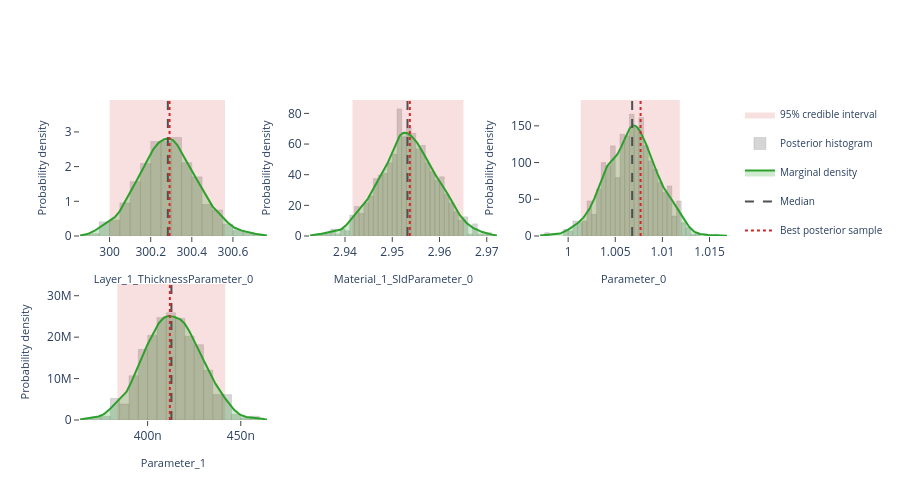

The notebook cell saved with this chart:
### Markdown cell above
## Interactive posterior plots

The next three cells render the same Plotly figures that are shown on the
Bayesian Posterior tab of the EasyReflectometryApp:

* **Marginals** — per-parameter distribution: histogram + smooth KDE marginal,
  shaded 95% credible interval, and median / best-sample lines
  (`plot_distribution` or `posterior.distribution()`)
* **Corner plot** — pairwise marginals + 2-D contours + scatter (`plot_corner`)
* **Traces** — per-chain trace + marginal histogram (`plot_trace`)

The standalone helpers are called with ``return_figure=True`` so they return a
Plotly ``Figure`` that we render in the notebook with ``fig.show()``; the
``PosteriorResults`` methods return the figure directly.

### Code cell
# ---- Marginal posterior distributions ---------------------------------------
# One panel per free parameter, each overlaying the posterior histogram, a
# smooth Gaussian-KDE marginal, the shaded 95% credible interval, and the
# median / best-sample reference lines.  Mirrors the "Marginals" sub-tab in
# the EasyReflectometryApp.

# The PosteriorResults method passes ``logp`` through automatically so the
# best posterior sample (MAP) line is drawn:
fig = posterior.distribution()
fig.show()

# Standalone equivalent (pass ``logp`` to get the best-sample line):
# fig = plot_distribution(
#     posterior.draws,
#     posterior.param_names,
#     logp=posterior.logp,
#     return_figure=True,
# )
# fig.show()

### Figure 1 — Plotly figure (JSON) as saved in the notebook; plotly's stock layout.template omitted (floating-point values rounded to 4 significant figures; data arrays with more than 128 entries replaced by an {"elided": "..."} marker saying what was removed)
{"data": [{"fill": "toself", "fillcolor": "rgba(214, 39, 40, 0.14)", "hoverinfo": "skip", "legendgroup": "95% credible interval", "line": {"color": "rgba(214, 39, 40, 0.14)", "width": 0}, "mode": "lines", "name": "95% credible interval", "showlegend": true, "type": "scatter", "x": [300.0, 300.6, 300.6, 300.0, 300.0], "xaxis": "x", "y": [0.0, 0.0, 3.92, 3.92, 0.0], "yaxis": "y"}, {"histnorm": "probability density", "hovertemplate": "sample=%{x:.4f}<br>density: %{y:.2f}<extra></extra>", "legendgroup": "histogram", "marker": {"color": "rgba(120, 120, 120, 0.38)", "line": {"color": "rgba(120, 120, 120, 0.24)", "width": 1}}, "name": "Posterior histogram", "nbinsx": 40, "opacity": 0.82, "showlegend": true, "type": "histogram", "x": {"elided": "880 float values"}, "xaxis": "x", "yaxis": "y"}, {"fill": "tozeroy", "fillcolor": "rgba(44, 160, 44, 0.22)", "hovertemplate": "Layer_1_ThicknessParameter_0: %{x:.4f}<br>density: %{y:.4f}<extra></extra>", "legendgroup": "marginal", "line": {"color": "rgb(44, 160, 44)", "width": 2}, "mode": "lines", "name": "Marginal density", "showlegend": true, "type": "scatter", "x": {"elided": "256 float values"}, "xaxis": "x", "y": {"elided": "256 float values"}, "yaxis": "y"}, {"hovertemplate": "Median: %{x:.4f}<extra></extra>", "legendgroup": "Median", "line": {"color": "rgb(80, 80, 80)", "dash": "dash", "width": 2}, "mode": "lines", "name": "Median", "showlegend": true, "type": "scatter", "x": [300.3, 300.3], "xaxis": "x", "y": [0.0, 3.92], "yaxis": "y"}, {"hovertemplate": "Best posterior sample: %{x:.4f}<extra></extra>", "legendgroup": "Best posterior sample", "line": {"color": "rgb(214, 39, 40)", "dash": "dot", "width": 2}, "mode": "lines", "name": "Best posterior sample", "showlegend": true, "type": "scatter", "x": [300.3, 300.3], "xaxis": "x", "y": [0.0, 3.92], "yaxis": "y"}, {"fill": "toself", "fillcolor": "rgba(214, 39, 40, 0.14)", "hoverinfo": "skip", "legendgroup": "95% credible interval", "line": {"color": "rgba(214, 39, 40, 0.14)", "width": 0}, "mode": "lines", "name": "95% credible interval", "showlegend": false, "type": "scatter", "x": [2.942, 2.965, 2.965, 2.942, 2.942], "xaxis": "x2", "y": [0.0, 0.0, 88.75, 88.75, 0.0], "yaxis": "y2"}, {"histnorm": "probability density", "hovertemplate": "sample=%{x:.4f}<br>density: %{y:.2f}<extra></extra>", "legendgroup": "histogram", "marker": {"color": "rgba(120, 120, 120, 0.38)", "line": {"color": "rgba(120, 120, 120, 0.24)", "width": 1}}, "name": "Posterior histogram", "nbinsx": 40, "opacity": 0.82, "showlegend": false, "type": "histogram", "x": {"elided": "880 float values"}, "xaxis": "x2", "yaxis": "y2"}, {"fill": "tozeroy", "fillcolor": "rgba(44, 160, 44, 0.22)", "hovertemplate": "Material_1_SldParameter_0: %{x:.4f}<br>density: %{y:.4f}<extra></extra>", "legendgroup": "marginal", "line": {"color": "rgb(44, 160, 44)", "width": 2}, "mode": "lines", "name": "Marginal density", "showlegend": false, "type": "scatter", "x": {"elided": "256 float values"}, "xaxis": "x2", "y": {"elided": "256 float values"}, "yaxis": "y2"}, {"hovertemplate": "Median: %{x:.4f}<extra></extra>", "legendgroup": "Median", "line": {"color": "rgb(80, 80, 80)", "dash": "dash", "width": 2}, "mode": "lines", "name": "Median", "showlegend": false, "type": "scatter", "x": [2.953, 2.953], "xaxis": "x2", "y": [0.0, 88.75], "yaxis": "y2"}, {"hovertemplate": "Best posterior sample: %{x:.4f}<extra></extra>", "legendgroup": "Best posterior sample", "line": {"color": "rgb(214, 39, 40)", "dash": "dot", "width": 2}, "mode": "lines", "name": "Best posterior sample", "showlegend": false, "type": "scatter", "x": [2.954, 2.954], "xaxis": "x2", "y": [0.0, 88.75], "yaxis": "y2"}, {"fill": "toself", "fillcolor": "rgba(214, 39, 40, 0.14)", "hoverinfo": "skip", "legendgroup": "95% credible interval", "line": {"color": "rgba(214, 39, 40, 0.14)", "width": 0}, "mode": "lines", "name": "95% credible interval", "showlegend": false, "type": "scatter", "x": [1.001, 1.012, 1.012, 1.001, 1.001], "xaxis": "x3", "y": [0.0, 0.0, 185.2, 185.2, 0.0], "yaxis": "y3"}, {"histnorm": "probability density", "hovertemplate": "sample=%{x:.4f}<br>density: %{y:.2f}<extra></extra>", "legendgroup": "histogram", "marker": {"color": "rgba(120, 120, 120, 0.38)", "line": {"color": "rgba(120, 120, 120, 0.24)", "width": 1}}, "name": "Posterior histogram", "nbinsx": 40, "opacity": 0.82, "showlegend": false, "type": "histogram", "x": {"elided": "880 float values"}, "xaxis": "x3", "yaxis": "y3"}, {"fill": "tozeroy", "fillcolor": "rgba(44, 160, 44, 0.22)", "hovertemplate": "Parameter_0: %{x:.4f}<br>density: %{y:.4f}<extra></extra>", "legendgroup": "marginal", "line": {"color": "rgb(44, 160, 44)", "width": 2}, "mode": "lines", "name": "Marginal density", "showlegend": false, "type": "scatter", "x": {"elided": "256 float values"}, "xaxis": "x3", "y": {"elided": "256 float values"}, "yaxis": "y3"}, {"hovertemplate": "Median: %{x:.4f}<extra></extra>", "legendgroup": "Median", "line": {"color": "rgb(80, 80, 80)", "dash": "dash", "width": 2}, "mode": "lines", "name": "Median", "showlegend": false, "type": "scatter", "x": [1.007, 1.007], "xaxis": "x3", "y": [0.0, 185.2], "yaxis": "y3"}, {"hovertemplate": "Best posterior sample: %{x:.4f}<extra></extra>", "legendgroup": "Best posterior sample", "line": {"color": "rgb(214, 39, 40)", "dash": "dot", "width": 2}, "mode": "lines", "name": "Best posterior sample", "showlegend": false, "type": "scatter", "x": [1.008, 1.008], "xaxis": "x3", "y": [0.0, 185.2], "yaxis": "y3"}, {"fill": "toself", "fillcolor": "rgba(214, 39, 40, 0.14)", "hoverinfo": "skip", "legendgroup": "95% credible interval", "line": {"color": "rgba(214, 39, 40, 0.14)", "width": 0}, "mode": "lines", "name": "95% credible interval", "showlegend": false, "type": "scatter", "x": [3.838e-07, 4.417e-07, 4.417e-07, 3.838e-07, 3.838e-07], "xaxis": "x4", "y": [0.0, 0.0, 32830000.0, 32830000.0, 0.0], "yaxis": "y4"}, {"histnorm": "probability density", "hovertemplate": "sample=%{x:.4f}<br>density: %{y:.2f}<extra></extra>", "legendgroup": "histogram", "marker": {"color": "rgba(120, 120, 120, 0.38)", "line": {"color": "rgba(120, 120, 120, 0.24)", "width": 1}}, "name": "Posterior histogram", "nbinsx": 40, "opacity": 0.82, "showlegend": false, "type": "histogram", "x": {"elided": "880 float values"}, "xaxis": "x4", "yaxis": "y4"}, {"fill": "tozeroy", "fillcolor": "rgba(44, 160, 44, 0.22)", "hovertemplate": "Parameter_1: %{x:.4f}<br>density: %{y:.4f}<extra></extra>", "legendgroup": "marginal", "line": {"color": "rgb(44, 160, 44)", "width": 2}, "mode": "lines", "name": "Marginal density", "showlegend": false, "type": "scatter", "x": {"elided": "256 float values"}, "xaxis": "x4", "y": {"elided": "256 float values"}, "yaxis": "y4"}, {"hovertemplate": "Median: %{x:.4f}<extra></extra>", "legendgroup": "Median", "line": {"color": "rgb(80, 80, 80)", "dash": "dash", "width": 2}, "mode": "lines", "name": "Median", "showlegend": false, "type": "scatter", "x": [4.128e-07, 4.128e-07], "xaxis": "x4", "y": [0.0, 32830000.0], "yaxis": "y4"}, {"hovertemplate": "Best posterior sample: %{x:.4f}<extra></extra>", "legendgroup": "Best posterior sample", "line": {"color": "rgb(214, 39, 40)", "dash": "dot", "width": 2}, "mode": "lines", "name": "Best posterior sample", "showlegend": false, "type": "scatter", "x": [4.119e-07, 4.119e-07], "xaxis": "x4", "y": [0.0, 32830000.0], "yaxis": "y4"}], "layout": {"barmode": "overlay", "height": 500, "legend": {"font": {"size": 10}}, "plot_bgcolor": "white", "showlegend": true, "xaxis": {"anchor": "y", "domain": [0.0, 0.2889], "range": [299.9, 300.8], "showgrid": false, "ticks": "outside", "title": {"font": {"size": 11}, "text": "Layer_1_ThicknessParameter_0"}, "zeroline": false}, "xaxis2": {"anchor": "y2", "domain": [0.3556, 0.6444], "range": [2.933, 2.972], "showgrid": false, "ticks": "outside", "title": {"font": {"size": 11}, "text": "Material_1_SldParameter_0"}, "zeroline": false}, "xaxis3": {"anchor": "y3", "domain": [0.7111, 1.0], "range": [0.997, 1.017], "showgrid": false, "ticks": "outside", "title": {"font": {"size": 11}, "text": "Parameter_0"}, "zeroline": false}, "xaxis4": {"anchor": "y4", "domain": [0.0, 0.2889], "range": [3.637e-07, 4.64e-07], "showgrid": false, "ticks": "outside", "title": {"font": {"size": 11}, "text": "Parameter_1"}, "zeroline": false}, "xaxis5": {"anchor": "y5", "domain": [0.3556, 0.6444], "showgrid": false, "ticks": "outside", "zeroline": false}, "xaxis6": {"anchor": "y6", "domain": [0.7111, 1.0], "showgrid": false, "ticks": "outside", "zeroline": false}, "yaxis": {"anchor": "x", "domain": [0.575, 1.0], "range": [0.0, 3.92], "showgrid": false, "ticks": "outside", "title": {"font": {"size": 11}, "text": "Probability density"}, "zeroline": false}, "yaxis2": {"anchor": "x2", "domain": [0.575, 1.0], "range": [0.0, 88.75], "showgrid": false, "ticks": "outside", "title": {"font": {"size": 11}, "text": "Probability density"}, "zeroline": false}, "yaxis3": {"anchor": "x3", "domain": [0.575, 1.0], "range": [0.0, 185.2], "showgrid": false, "ticks": "outside", "title": {"font": {"size": 11}, "text": "Probability density"}, "zeroline": false}, "yaxis4": {"anchor": "x4", "domain": [0.0, 0.425], "range": [0.0, 32830000.0], "showgrid": false, "ticks": "outside", "title": {"font": {"size": 11}, "text": "Probability density"}, "zeroline": false}, "yaxis5": {"anchor": "x5", "domain": [0.0, 0.425], "showgrid": false, "ticks": "outside", "zeroline": false}, "yaxis6": {"anchor": "x6", "domain": [0.0, 0.425], "showgrid": false, "ticks": "outside", "zeroline": false}}}
